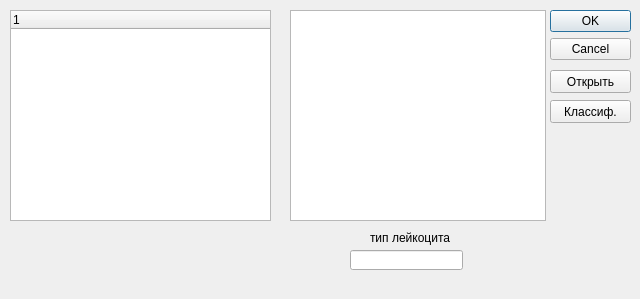
<?xml version="1.0" encoding="UTF-8"?>
<ui version="4.0">
 <class>Classifier</class>
 <widget class="QDialog" name="Classifier">
  <property name="geometry">
   <rect>
    <x>0</x>
    <y>0</y>
    <width>640</width>
    <height>299</height>
   </rect>
  </property>
  <property name="windowTitle">
   <string>Dialog</string>
  </property>
  <widget class="QDialogButtonBox" name="buttonBox">
   <property name="geometry">
    <rect>
     <x>550</x>
     <y>10</y>
     <width>81</width>
     <height>91</height>
    </rect>
   </property>
   <property name="orientation">
    <enum>Qt::Vertical</enum>
   </property>
   <property name="standardButtons">
    <set>QDialogButtonBox::Cancel|QDialogButtonBox::Ok</set>
   </property>
  </widget>
  <widget class="QPushButton" name="pushButton">
   <property name="geometry">
    <rect>
     <x>550</x>
     <y>70</y>
     <width>81</width>
     <height>23</height>
    </rect>
   </property>
   <property name="text">
    <string>Открыть</string>
   </property>
  </widget>
  <widget class="QPushButton" name="pushButton_2">
   <property name="geometry">
    <rect>
     <x>550</x>
     <y>100</y>
     <width>81</width>
     <height>23</height>
    </rect>
   </property>
   <property name="text">
    <string>Классиф.</string>
   </property>
  </widget>
  <widget class="QGraphicsView" name="graphicsView">
   <property name="geometry">
    <rect>
     <x>290</x>
     <y>10</y>
     <width>256</width>
     <height>211</height>
    </rect>
   </property>
  </widget>
  <widget class="QLineEdit" name="lineEdit">
   <property name="geometry">
    <rect>
     <x>350</x>
     <y>250</y>
     <width>113</width>
     <height>20</height>
    </rect>
   </property>
  </widget>
  <widget class="QLabel" name="label">
   <property name="geometry">
    <rect>
     <x>370</x>
     <y>230</y>
     <width>81</width>
     <height>16</height>
    </rect>
   </property>
   <property name="text">
    <string>тип лейкоцита</string>
   </property>
  </widget>
  <widget class="QTreeWidget" name="treeWidget">
   <property name="geometry">
    <rect>
     <x>10</x>
     <y>10</y>
     <width>261</width>
     <height>211</height>
    </rect>
   </property>
   <column>
    <property name="text">
     <string notr="true">1</string>
    </property>
   </column>
  </widget>
 </widget>
 <resources/>
 <connections>
  <connection>
   <sender>buttonBox</sender>
   <signal>accepted()</signal>
   <receiver>Classifier</receiver>
   <slot>accept()</slot>
   <hints>
    <hint type="sourcelabel">
     <x>248</x>
     <y>254</y>
    </hint>
    <hint type="destinationlabel">
     <x>157</x>
     <y>274</y>
    </hint>
   </hints>
  </connection>
  <connection>
   <sender>buttonBox</sender>
   <signal>rejected()</signal>
   <receiver>Classifier</receiver>
   <slot>reject()</slot>
   <hints>
    <hint type="sourcelabel">
     <x>316</x>
     <y>260</y>
    </hint>
    <hint type="destinationlabel">
     <x>286</x>
     <y>274</y>
    </hint>
   </hints>
  </connection>
 </connections>
</ui>
